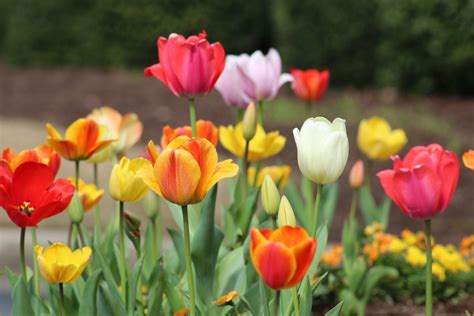
#> input picture image/tulip.jpeg, 474 x 316 px, found by its file name
$ python homework-3.py
#> lines starting #> are read from the running program, lines starting #| are printed output that depends on the picture
import cv2 as cv
import numpy as np
import matplotlib.pyplot as plt
import os

# Load grayscale image
img_path = os.path.join(os.getcwd(), 'image/tulip.jpeg')  # Change path if needed
img = cv.imread(img_path, 0)
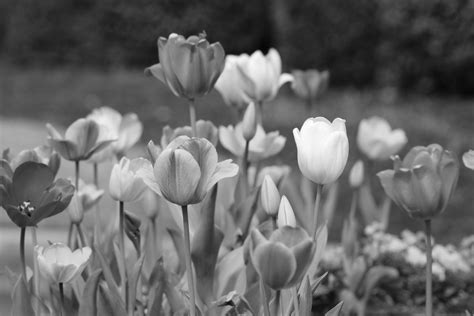
#> img: shape (316, 474); min 3, max 255, mean 104.5

plt.figure(figsize=(20, 10))


plt.subplot(3, 4, 1)
plt.imshow(img, cmap='gray')
plt.title("Original Image")
plt.axis("off")

for bit in range(8):
    mask = 1 << bit
    # print(mask)
    bit_plane = cv.bitwise_and(img, mask)
    bit_plane_scaled = bit_plane * 255 // mask

    plt.subplot(3, 4, bit + 2)
    plt.imshow(bit_plane_scaled, cmap='gray')
    plt.title(f"Bit Plane {bit}")
    plt.axis("off")
#> this loop made 8 passes
#> pass 1, `bit_plane = cv.bitwise_and(img, mask)`:
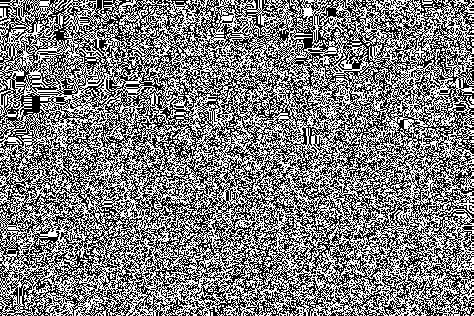
#> bit_plane: shape (316, 474); values 0 (black) and 1 (white), 49.7% white in thin lines or dots
#> pass 2, `bit_plane = cv.bitwise_and(img, mask)`:
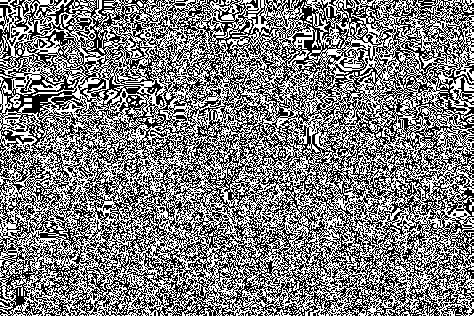
#> bit_plane: shape (316, 474); values 0 (black) and 2 (white), 49.9% white in thin lines or dots

plt.tight_layout()
plt.show()
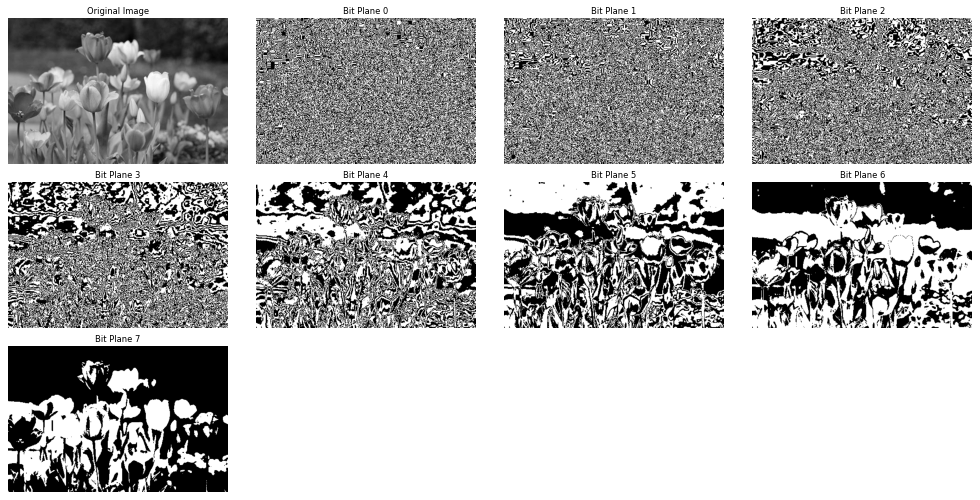
#> figure drawn by matplotlib, 9 panels

$ run again, with image/einstein.jpeg copied over image/tulip.jpeg
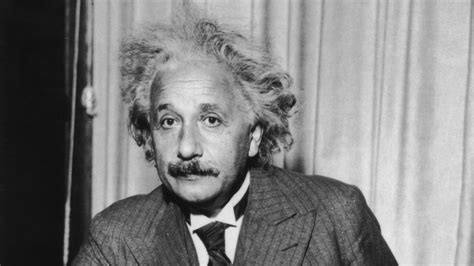
#> input picture image/einstein.jpeg, 474 x 266 px, found by its file name
#> img is the input picture: shape (266, 474); min 7, max 240, mean 129.5
#> the loop `for bit in range(8):` made 8 passes
#> pass 1, `bit_plane = cv.bitwise_and(img, mask)`:
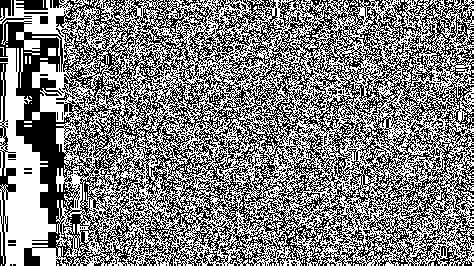
#> bit_plane: shape (266, 474); values 0 (black) and 1 (white), 50.8% white; black in thin lines or dots
#> pass 2, `bit_plane = cv.bitwise_and(img, mask)`:
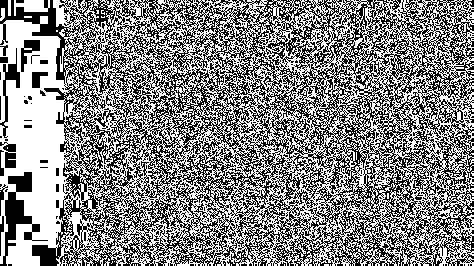
#> bit_plane: shape (266, 474); values 0 (black) and 2 (white), 52.5% white; black in thin lines or dots

$ run again, with image/flower.jpeg copied over image/tulip.jpeg
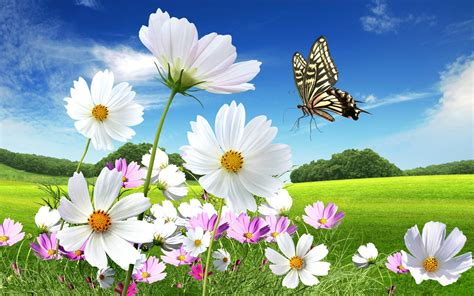
#> input picture image/flower.jpeg, 474 x 296 px, found by its file name
#> the loop `for bit in range(8):` made 8 passes
#> pass 1, `bit_plane = cv.bitwise_and(img, mask)`:
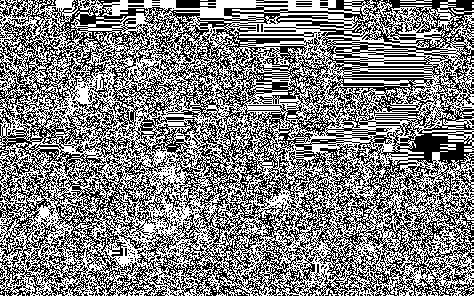
#> bit_plane: shape (296, 474); values 0 (black) and 1 (white), 50.9% white; black in thin lines or dots
#> pass 2, `bit_plane = cv.bitwise_and(img, mask)`:
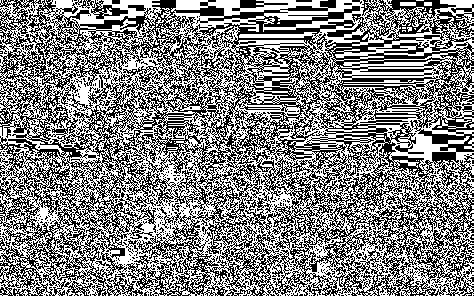
#> bit_plane: shape (296, 474); values 0 (black) and 2 (white), 51.4% white; black in thin lines or dots
